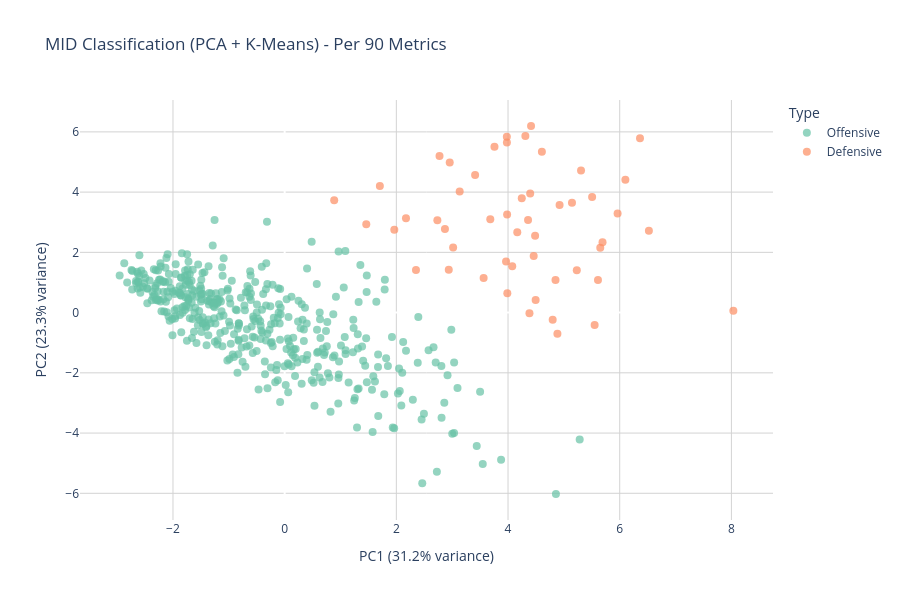

This figure's notebook cell:
### Code cell
# =============================================================================
# EXAMPLE 1: Classify Midfielders (Defensive vs Offensive)
# =============================================================================

features = ['minutes',
 'team_elo',
 'opp_team_elo',
 'goals_scored',
 'bonus',
 'bps',
 'expected_goals',
 'expected_assists',
 'expected_goal_involvements',
 'expected_goals_conceded',
 'cbi',
 'defensive_contribution',
 'recoveries',
 'tackles'
]

pgw, mid_stats, mid_pca, mid_kmeans = classify_players(
    df=pgw,
    position='MID',
    features=features,
    cluster_labels=['Offensive', 'Defensive'],  # Order: most attacking first
    min_minutes=500
)

### Figure 1 — Plotly figure (JSON) as saved in the notebook; plotly's stock layout.template omitted (floating-point values rounded to 4 significant figures; data arrays with more than 128 entries replaced by an {"elided": "..."} marker saying what was removed)
{"data": [{"customdata": {"elided": "427x4 mixed values"}, "hovertemplate": "<b>%{hovertext}</b><br><br>Type=%{customdata[0]}<br>PC1 (31.2% variance)=%{x:.2f}<br>PC2 (23.3% variance)=%{y:.2f}<br>goals_scored_per90=%{customdata[1]:.2f}<br>tackles_per90=%{customdata[2]:.2f}<br>minutes=%{customdata[3]:.2f}<extra></extra>", "hovertext": {"elided": "427 str values"}, "legendgroup": "Offensive", "marker": {"color": "rgb(102,194,165)", "opacity": 0.7, "size": 8, "symbol": "circle"}, "mode": "markers", "name": "Offensive", "orientation": "v", "showlegend": true, "type": "scatter", "x": {"elided": "427 float values"}, "xaxis": "x", "y": {"elided": "427 float values"}, "yaxis": "y"}, {"customdata": {"elided": "51x4 mixed values"}, "hovertemplate": "<b>%{hovertext}</b><br><br>Type=%{customdata[0]}<br>PC1 (31.2% variance)=%{x:.2f}<br>PC2 (23.3% variance)=%{y:.2f}<br>goals_scored_per90=%{customdata[1]:.2f}<br>tackles_per90=%{customdata[2]:.2f}<br>minutes=%{customdata[3]:.2f}<extra></extra>", "hovertext": ["Alejandro Garnacho Ferreyra", "André Trindade da Costa Neto", "Anton Stach", "Bertrand Traoré", "Brajan Gruda", "Bruno Guimarães Rodriguez Moura", "Carlos Alcaraz Durán", "Chemsdine Talbi", "Dan Ndoye", "Diego Gómez Amarilla", "Emiliano Buendía Stati", "Enzo Fernández", "Enzo Le Fée", "Ethan Ampadu", "Evann Guessand", "Florentino Ibrain Morris Luís", "Florian Wirtz", "Freddie Potts", "Hannibal Mejbri", "Ibrahim Sangaré", "Idrissa Gana Gueye", "Iliman Ndiaye", "Ismaïla Sarr", "Jhon Arias", "Joelinton Cássio Apolinário de Lira", "Josh King", "Josh Laurent", "João Maria Lobo Alves Palhares Costa Palhinha Gonçalves", "João Victor Gomes da Silva", "Justin Devenny", "Jérémy Doku", "Loum Tchaouna", "Martín Zubimendi Ibáñez", "Mateus Gonçalo Espanha Fernandes", "Matheus Santos Carneiro da Cunha", "Mats Wieffer", "Mikel Merino Zazón", "Moisés Caicedo Corozo", "Nico González Iglesias", "Noah Okafor", "Noah Sadiki", "Oscar Bobb", "Reiss Nelson", "Ryan Sessegnon", "Saša Lukić", "Tanaka Ao", "Tijjani Reijnders", "Tim Iroegbunam", "Tomáš Souček", "Xavi Simons", "Yéremy Pino Santos"], "legendgroup": "Defensive", "marker": {"color": "rgb(252,141,98)", "opacity": 0.7, "size": 8, "symbol": "circle"}, "mode": "markers", "name": "Defensive", "orientation": "v", "showlegend": true, "type": "scatter", "x": [4.8, 3.979, 4.485, 1.963, 4.495, 5.611, 3.411, 2.351, 2.871, 4.46, 8.035, 5.551, 4.165, 3.757, 3.134, 3.98, 4.358, 4.412, 3.682, 5.307, 6.363, 5.652, 3.987, 3.983, 2.956, 2.173, 2.773, 6.101, 4.31, 2.939, 4.884, 1.462, 2.734, 4.397, 3.965, 3.017, 5.232, 5.962, 4.606, 4.075, 1.705, 4.85, 4.384, 4.246, 5.145, 4.923, 3.563, 0.8873, 6.522, 5.506, 5.692], "xaxis": "x", "y": [-0.239, 5.836, 2.555, 2.75, 0.4159, 1.082, 4.57, 1.417, 2.778, 1.879, 0.05897, -0.4143, 2.666, 5.505, 4.017, 5.65, 3.071, 6.195, 3.099, 4.717, 5.792, 2.156, 0.6464, 3.261, 4.984, 3.133, 5.199, 4.414, 5.862, 1.423, -0.7034, 2.936, 3.063, 3.951, 1.7, 2.162, 1.402, 3.29, 5.339, 1.541, 4.201, 1.082, -0.02097, 3.798, 3.651, 3.569, 1.149, 3.728, 2.716, 3.838, 2.335], "yaxis": "y"}], "layout": {"height": 600, "hovermode": "closest", "legend": {"title": {"text": "Type"}, "tracegroupgap": 0}, "plot_bgcolor": "white", "title": {"text": "MID Classification (PCA + K-Means) - Per 90 Metrics"}, "xaxis": {"anchor": "y", "domain": [0, 1], "gridcolor": "lightgray", "showgrid": true, "title": {"text": "PC1 (31.2% variance)"}}, "yaxis": {"anchor": "x", "domain": [0, 1], "gridcolor": "lightgray", "showgrid": true, "title": {"text": "PC2 (23.3% variance)"}}}}
